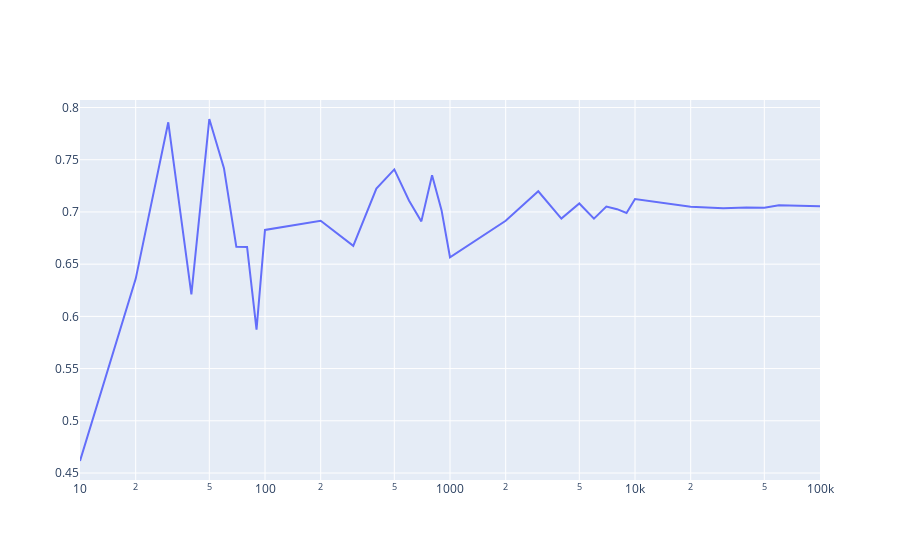

The code cell stored with this chart in its notebook:
### Markdown cell above
## Experiment 1 Correlation Notes

The correlations are well bounded over near the true correlation over the entire sample space. The correlation is well bounded at 10 percent of the data.

Somewhere between a 1% and 10% of the data. Our correlation measurements converge with +/- 0.01 of the true correlation. So for trend analysis we should never go above 10% sample
spaces. We should try and derive an objective images function which mathces this expected behavior between 1 and 10 percent of the data.

### Code cell
r_line = go.Figure(lineof(x=sample_space, y=r_scores))
r_line.update_xaxes(type='log')
r_line

### Figure 1 — Plotly figure (JSON) as saved in the notebook; plotly's stock layout.template omitted (floating-point values rounded to 4 significant figures)
{"data": [{"mode": "lines", "type": "scatter", "x": [10, 20, 30, 40, 50, 60, 70, 80, 90, 100, 200, 300, 400, 500, 600, 700, 800, 900, 1000, 2000, 3000, 4000, 5000, 6000, 7000, 8000, 9000, 10000, 20000, 30000, 40000, 50000, 60000, 70000, 80000, 90000, 100000], "y": [0.4615, 0.6359, 0.7859, 0.621, 0.789, 0.742, 0.6666, 0.6665, 0.5873, 0.6828, 0.6916, 0.6675, 0.7223, 0.7407, 0.711, 0.691, 0.7351, 0.7017, 0.6566, 0.6915, 0.7198, 0.6937, 0.7081, 0.6936, 0.7052, 0.7027, 0.699, 0.7124, 0.705, 0.7036, 0.7043, 0.704, 0.7065, 0.7063, 0.7064, 0.7055, 0.7056]}], "layout": {"xaxis": {"type": "log"}}}
